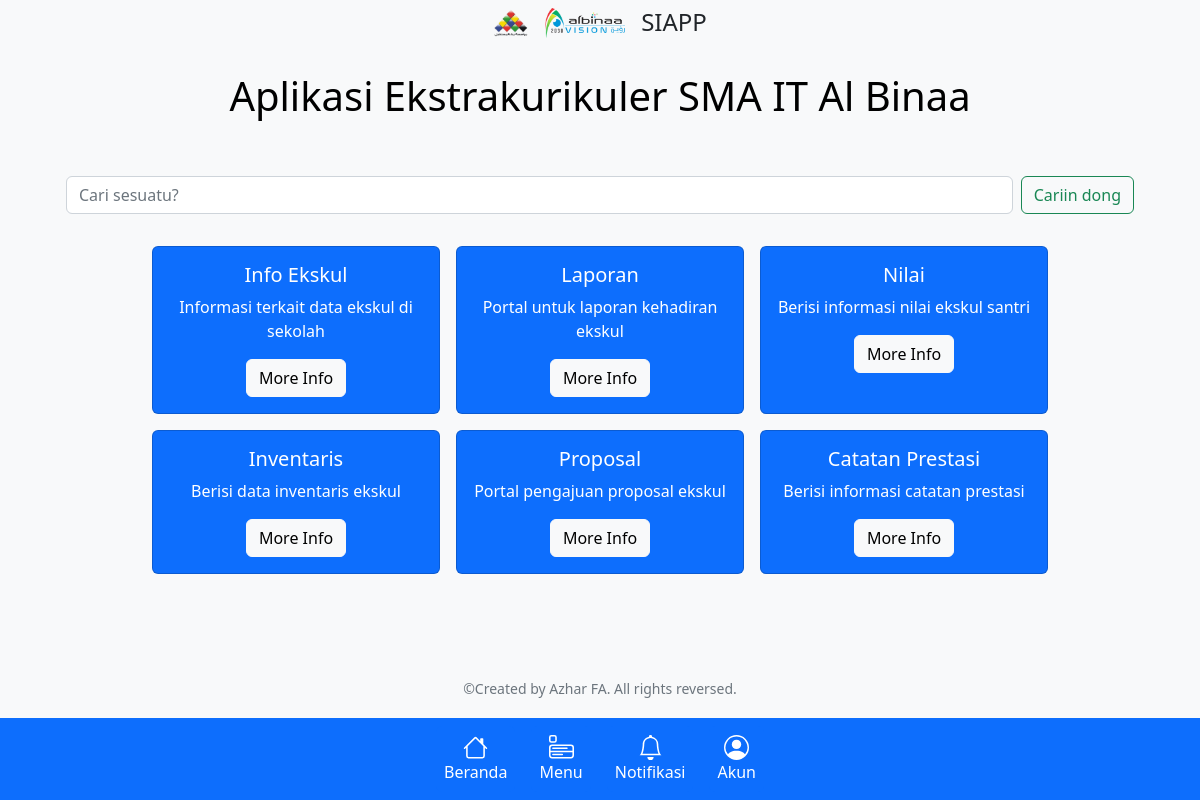
The app's page /ekskul/, older data.
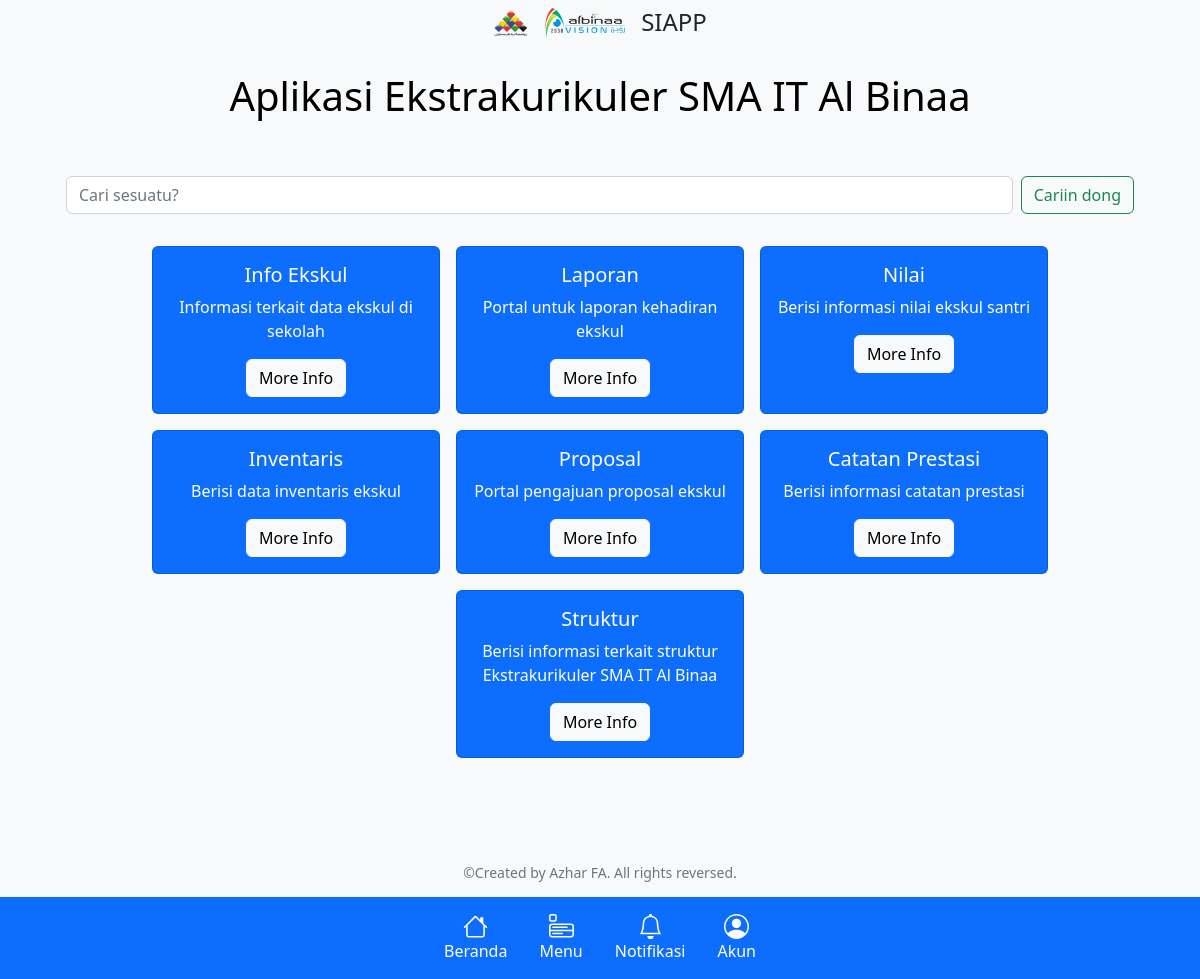
The same page, newer data.
### deskripsi/models.py (models this page shows, shortened)
class DeskripsiEkskul(models.Model):
    app = models.ForeignKey('DeskripsiHome', on_delete=models.CASCADE, null=True, blank=True)
    nama_aplikasi = models.CharField(max_length=100)
    deskripsi = models.CharField(max_length=200)
    url = models.CharField(max_length=100, default="ekskul:data-index")
    color = models.CharField(max_length=50, default="primary")

### deskripsi/views.py (the view)
# urls.py: path('ekskul/', deskripsi.views.ekskul_view, name='ekskul-page'),
def ekskul_view(request):
    q = request.GET.get('q') if request.GET.get('q') is not None else ''
    ekskul_data = DeskripsiEkskul.objects.filter(Q(nama_aplikasi__icontains=q) | Q(deskripsi__icontains=q))
    context = {
        'ekskul_data': ekskul_data
    }
    return render(request, 'ekskul.html', context)

### templates/ekskul.html (shortened to what this page needs)
{% extends 'base.html' %}
{% block content %}
    <div class="mt-5 p-4 text-center">
        <h1>Aplikasi Ekstrakurikuler SMA IT Al Binaa</h1>
    </div>
    <div class="container text-center">
        <form class="d-flex my-4 mx-4" role="search" method="get" action="{% url 'ekskul-page' %}">
            <input class="form-control me-2" name="q" type="text" placeholder="Cari sesuatu?" aria-label="Search">
            <input class="btn btn-outline-success" type="submit" value="Cariin dong">
        </form>
        <div class="d-flex flex-wrap justify-content-center">
            {% if ekskul_data %}
                {% for ekskul_datum in ekskul_data %}
                    <div class="card m-2 text-bg-{{ ekskul_datum.color }}" style="width: 18rem;">
                        <div class="card-body">
                            <h5 class="card-title">{{ ekskul_datum.nama_aplikasi }}</h5>
                            <p class="card-text">{{ ekskul_datum.deskripsi }}</p>
                            <a href="{% with ekskul_datum.url as link %}{% url link %}{% endwith %}" class="btn btn-light">More Info</a>
                        </div>
                    </div>
                {% endfor %}
            {% endif %}
        </div>
    </div>
{% endblock %}

Row changes from the older to the newer data that the page shows:
added DeskripsiEkskul: nama_aplikasi "Struktur", deskripsi "Berisi informasi terkait struktur Ekstrakurikuler SMA IT Al Binaa"
